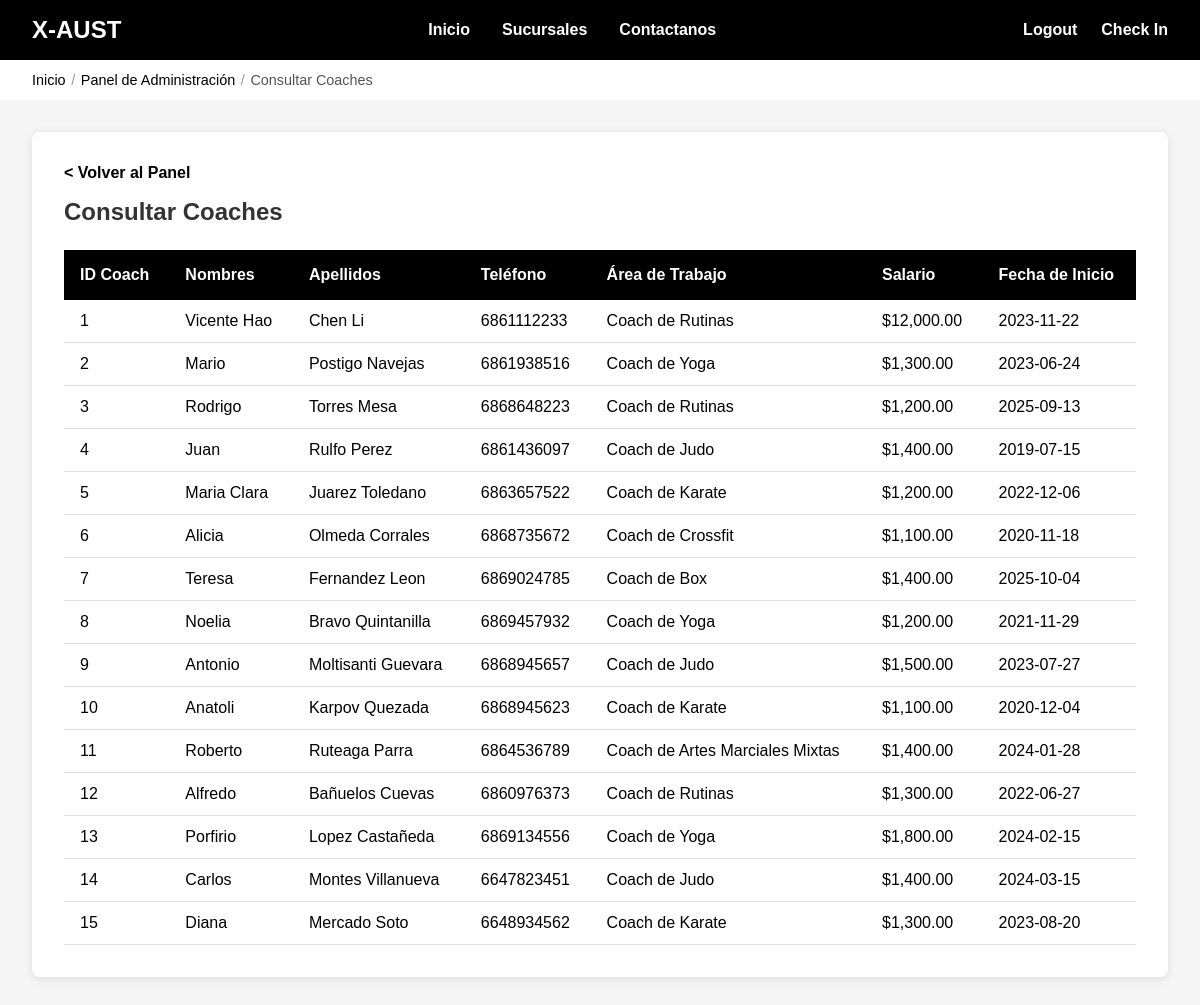
The app's page /admin/consultarCoaches.php with its own data.
### tables this page shows
CREATE TABLE `Coach` (
  `idCoach` int NOT NULL AUTO_INCREMENT,
  `Nombres` varchar(100) NOT NULL,
  `Apellidos` varchar(100) NOT NULL,
  `Telefono` varchar(20) DEFAULT NULL,
  `areadeTrabajo` varchar(100) DEFAULT NULL,
  `Salario` decimal(10,2) DEFAULT NULL,
  `FechadeInicio` date NOT NULL,
  PRIMARY KEY (`idCoach`)
);

### admin/consultarCoaches.php (the view, shortened to what this page needs)
<?php
include '../conexion.php';
$con = mysqli_connect($host, $user, $pw, $db) or die("Problemas con la BD");
$columnaOrdenar = isset($_GET['ordenar']) ? $_GET['ordenar'] : 'idCoach';
$ordenSQL = "ORDER BY " . $columnaOrdenar;
$resultado = mysqli_query($con, "SELECT * FROM Coach " . $ordenSQL) or die("Problemas con la consulta: " . mysqli_error($con));
?>
<!DOCTYPE html>
<html lang="es">
<head>
    <link href="../css/style.css" rel="stylesheet" />
    <link href="../css/admin.css" rel="stylesheet" />
</head>
<body>
    <header class="header-admin">
        <div class="nav-logo">
            <a href="index.php">X-AUST</a>
        </div>
        <ul class="nav-menu">
            <li><a href="../main/index.html">Inicio</a></li>
            <li><a href="../main/sucursales.html">Sucursales</a></li>
            <li><a href="../main/contactanos.html">Contactanos</a></li>
        </ul>
        <ul class="nav-acciones">
            <li><a href="../main/login.html">Logout</a></li>
            <li><a href="../main/checkIn.php">Check In</a></li>
        </ul>
    </header>
    <nav class="breadcrumb">
        <a href="../main/login.html">Inicio</a>
        <span class="breadcrumb-separator">/</span>
        <a href="index.php">Panel de Administración</a>
        <span class="breadcrumb-separator">/</span>
        <span>Consultar Coaches</span>
    </nav>
    <main class="table-container">
        <div class="contenedor-tabla">
            <a href="index.php" class="back-link">< Volver al Panel</a>
            <h2>Consultar Coaches</h2>
            <?php if (mysqli_num_rows($resultado) > 0): ?>
            <table>
                <thead>
                    <tr>
                        <th data-columna="idCoach">ID Coach</th>
                        <th data-columna="Nombres">Nombres</th>
                        <th data-columna="Apellidos">Apellidos</th>
                        <th data-columna="Telefono">Teléfono</th>
                        <th data-columna="areadeTrabajo">Área de Trabajo</th>
                        <th data-columna="Salario">Salario</th>
                        <th data-columna="FechadeInicio">Fecha de Inicio</th>
                    </tr>
                </thead>
                <tbody>
                    <?php while($reg = mysqli_fetch_array($resultado)): ?>
                    <tr>
                        <td><?php echo htmlspecialchars($reg['idCoach']); ?></td>
                        <td><?php echo htmlspecialchars($reg['Nombres']); ?></td>
                        <td><?php echo htmlspecialchars($reg['Apellidos']); ?></td>
                        <td><?php echo htmlspecialchars($reg['Telefono']); ?></td>
                        <td><?php echo htmlspecialchars($reg['areadeTrabajo']); ?></td>
                        <td>$<?php echo number_format($reg['Salario'], 2); ?></td>
                        <td><?php echo htmlspecialchars($reg['FechadeInicio']); ?></td>
                    </tr>
                    <?php endwhile; ?>
                </tbody>
            </table>
            <?php else: ?>
            <div class="no-data">
                <p>No hay coaches registrados.</p>
            </div>
            <?php endif; ?>
        </div>
    </main>
</body>
</html>

### css/style.css (style rules this page uses)
* { margin: 0; padding: 0; box-sizing: border-box; }
body { font-family: Arial, sans-serif; }
header { color: #FFFFFF; display: flex; align-items: center; justify-content: space-between; padding: 1rem 2rem; width: 100%; }
header.header-admin { background-color: #000000; }
.nav-logo { flex: 0 0 auto; }
.nav-logo a { color: #FFFFFF; text-decoration: none; font-size: 1.5rem; font-weight: bold; }
.nav-menu { display: flex; list-style: none; gap: 2rem; flex: 1; justify-content: center; align-items: center; }
.nav-menu li { text-decoration: none; color: #FFFFFF; cursor: pointer; transition: all 0.3s ease; font-weight: bold; }
.nav-menu a { color: inherit; text-decoration: none; }
.nav-acciones { display: flex; list-style: none; gap: 1.5rem; flex: 0 0 auto; align-items: center; }
.nav-acciones li { text-decoration: none; color: #FFFFFF; cursor: pointer; transition: all 0.3s ease; font-weight: bold; }
.nav-acciones li a { text-decoration: none; color: inherit; }
.breadcrumb { margin: 0; padding: 0.75rem 2rem; font-size: 0.9rem; color: #555555; display: flex; align-items: center; flex-wrap: wrap; }
.breadcrumb a { color: #000000; text-decoration: none; font-weight: 500; }
.breadcrumb-separator { margin: 0 0.35rem; color: #999999; }
.table-container { min-height: calc(100vh - 80px); padding: 2rem; background-color: #f5f5f5; }
.contenedor-tabla { background-color: #FFFFFF; padding: 2rem; border-radius: 8px; box-shadow: 0 2px 10px rgba(0, 0, 0, 0.1); max-width: 1400px; margin: 0 auto; margin-bottom: 2rem; }
.contenedor-tabla h2 { margin-top: 0; margin-bottom: 1.5rem; color: #333; }
.back-link { display: inline-block; margin-bottom: 1rem; color: #000000; text-decoration: none; font-weight: bold; }
table { width: 100%; border-collapse: collapse; margin-top: 1rem; }
table thead tr { background-color: #000000; color: #FFFFFF; }
table th { padding: 1rem; text-align: left; font-weight: bold; }
table td { padding: 0.75rem 1rem; border-bottom: 1px solid #ddd; }

### records on screen
coach: idCoach "1", Nombres "Vicente Hao", Apellidos "Chen Li", Telefono "6861112233", areadeTrabajo "Coach de Rutinas", Salario "12,000.00", FechadeInicio "2023-11-22"
coach: idCoach "2", Nombres "Mario", Apellidos "Postigo Navejas", Telefono "6861938516", areadeTrabajo "Coach de Yoga", Salario "1,300.00", FechadeInicio "2023-06-24"
coach: idCoach "3", Nombres "Rodrigo", Apellidos "Torres Mesa", Telefono "6868648223", areadeTrabajo "Coach de Rutinas", Salario "1,200.00", FechadeInicio "2025-09-13"
coach: idCoach "4", Nombres "Juan", Apellidos "Rulfo Perez", Telefono "6861436097", areadeTrabajo "Coach de Judo", Salario "1,400.00", FechadeInicio "2019-07-15"
coach: idCoach "5", Nombres "Maria Clara", Apellidos "Juarez Toledano", Telefono "6863657522", areadeTrabajo "Coach de Karate", Salario "1,200.00", FechadeInicio "2022-12-06"
coach: idCoach "6", Nombres "Alicia", Apellidos "Olmeda Corrales", Telefono "6868735672", areadeTrabajo "Coach de Crossfit", Salario "1,100.00", FechadeInicio "2020-11-18"
coach: idCoach "7", Nombres "Teresa", Apellidos "Fernandez Leon", Telefono "6869024785", areadeTrabajo "Coach de Box", Salario "1,400.00", FechadeInicio "2025-10-04"
coach: idCoach "8", Nombres "Noelia", Apellidos "Bravo Quintanilla", Telefono "6869457932", areadeTrabajo "Coach de Yoga", Salario "1,200.00", FechadeInicio "2021-11-29"
coach: idCoach "9", Nombres "Antonio", Apellidos "Moltisanti Guevara", Telefono "6868945657", areadeTrabajo "Coach de Judo", Salario "1,500.00", FechadeInicio "2023-07-27"
coach: idCoach "10", Nombres "Anatoli", Apellidos "Karpov Quezada", Telefono "6868945623", areadeTrabajo "Coach de Karate", Salario "1,100.00", FechadeInicio "2020-12-04"
coach: idCoach "11", Nombres "Roberto", Apellidos "Ruteaga Parra", Telefono "6864536789", areadeTrabajo "Coach de Artes Marciales Mixtas", Salario "1,400.00", FechadeInicio "2024-01-28"
coach: idCoach "12", Nombres "Alfredo", Apellidos "Bañuelos Cuevas", Telefono "6860976373", areadeTrabajo "Coach de Rutinas", Salario "1,300.00", FechadeInicio "2022-06-27"
coach: idCoach "13", Nombres "Porfirio", Apellidos "Lopez Castañeda", Telefono "6869134556", areadeTrabajo "Coach de Yoga", Salario "1,800.00", FechadeInicio "2024-02-15"
coach: idCoach "14", Nombres "Carlos", Apellidos "Montes Villanueva", Telefono "6647823451", areadeTrabajo "Coach de Judo", Salario "1,400.00", FechadeInicio "2024-03-15"
coach: idCoach "15", Nombres "Diana", Apellidos "Mercado Soto", Telefono "6648934562", areadeTrabajo "Coach de Karate", Salario "1,300.00", FechadeInicio "2023-08-20"
